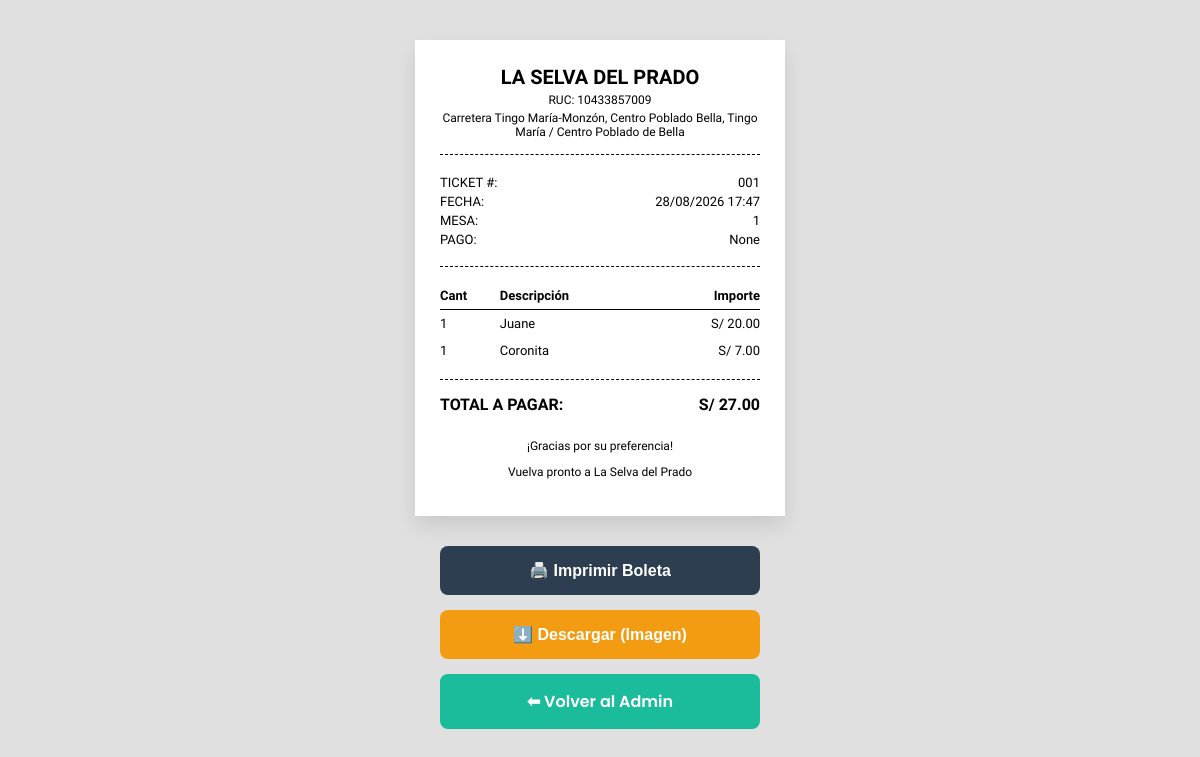
Screenshot of /admin/boleta/1 (signed in) with the database file from the repository.
### app.py (models this page shows)
class Pedido(db.Model):
    id = db.Column(db.Integer, primary_key=True)
    mesa_id = db.Column(db.Integer, db.ForeignKey('mesa.id'), nullable=False)
    estado = db.Column(db.String(50), default='Pendiente')
    total = db.Column(db.Float, default=0.0)
    fecha_hora = db.Column(db.DateTime, default=datetime.utcnow)
    metodo_pago = db.Column(db.String(50), nullable=True)
    monto_recibido = db.Column(db.Float, default=0.0)
    vuelto = db.Column(db.Float, default=0.0)
    detalles = db.relationship('DetallePedido', backref='pedido', lazy=True)

class Mesa(db.Model):
    id = db.Column(db.Integer, primary_key=True)
    numero = db.Column(db.Integer, unique=True, nullable=False)
    password_hash = db.Column(db.String(255), nullable=False)
    pedidos = db.relationship('Pedido', backref='mesa_asignada', lazy=True)

class DetallePedido(db.Model):
    id = db.Column(db.Integer, primary_key=True)
    pedido_id = db.Column(db.Integer, db.ForeignKey('pedido.id'), nullable=False)
    plato_id = db.Column(db.Integer, db.ForeignKey('plato.id'), nullable=False)
    cantidad = db.Column(db.Integer, nullable=False)
    precio_unitario = db.Column(db.Float, nullable=False)
    plato = db.relationship('Plato')

class Plato(db.Model):
    id = db.Column(db.Integer, primary_key=True)
    nombre = db.Column(db.String(100), nullable=False)
    descripcion = db.Column(db.Text, nullable=True)
    precio = db.Column(db.Float, nullable=False)
    categoria = db.Column(db.String(50), nullable=False)
    imagen = db.Column(db.String(300), default='https://images.unsplash.com/photo-1546069901-ba9599a7e63c?auto=format&fit=crop&w=300&q=80')
    disponible = db.Column(db.Boolean, default=True)

### app.py (the view)
@app.route('/admin/boleta/<int:pedido_id>')
def ver_boleta(pedido_id):
    if not session.get('admin_logged_in'):
        return redirect(url_for('admin_login'))
    pedido = Pedido.query.get_or_404(pedido_id)
    return render_template('boleta.html', pedido=pedido)

### templates/boleta.html (shortened to what this page needs)
<!DOCTYPE html>
<html lang="es">
<head>
</head>
<body>
    <div class="ticket" id="boleta-ticket">
        <div class="header">
            <h2>La Selva del Prado</h2>
            <p>RUC: 10433857009</p>
            <p>Carretera Tingo María-Monzón, Centro Poblado Bella, Tingo María / Centro Poblado de Bella</p>
        </div>
        <div class="info">
            <p><span>TICKET #:</span> <span>00{{ pedido.id }}</span></p>
            <p><span>FECHA:</span> <span>{{ pedido.fecha_hora.strftime('%d/%m/%Y %H:%M') }}</span></p>
            <p><span>MESA:</span> <span>{{ pedido.mesa_asignada.numero }}</span></p>
            <p><span>PAGO:</span> <span>{{ pedido.metodo_pago }}</span></p>
        </div>
        <table class="items">
            <thead>
                <tr>
                    <th>Cant</th>
                    <th>Descripción</th>
                    <th class="price">Importe</th>
                </tr>
            </thead>
            <tbody>
                {% for detalle in pedido.detalles %}
                <tr>
                    <td>{{ detalle.cantidad }}</td>
                    <td>{{ detalle.plato.nombre }}</td>
                    <td class="price">S/ {{ "%.2f"|format(detalle.precio_unitario * detalle.cantidad) }}</td>
                </tr>
                {% endfor %}
            </tbody>
        </table>
        <div class="totals">
            <div class="row">
                <span>TOTAL A PAGAR:</span>
                <span>S/ {{ "%.2f"|format(pedido.total) }}</span>
            </div>
        </div>
        <div class="footer">
            <p>¡Gracias por su preferencia!</p>
            <p>Vuelva pronto a La Selva del Prado</p>
        </div>
    </div>
    <div class="actions">
        <button class="btn btn-print" onclick="window.print()">🖨️ Imprimir Boleta</button>
        <button class="btn btn-download" onclick="descargarBoleta()">⬇️ Descargar (Imagen)</button>
        <a href="/admin" class="btn btn-back">⬅ Volver al Admin</a>
    </div>
</body>
</html>

### templates/boleta.html (style rules this page uses)
body { font-family: 'Courier Prime', monospace; background-color: #e0e0e0; display: flex; flex-direction: column; align-items: center; margin-top: 40px; padding-bottom: 40px; }
.ticket { background-color: white; width: 320px; padding: 25px; box-shadow: 0 10px 20px rgba(0,0,0,0.1); color: #000; }
.header { text-align: center; margin-bottom: 20px; border-bottom: 1px dashed #000; padding-bottom: 15px; }
.header h2 { margin: 0; font-size: 20px; text-transform: uppercase; }
.header p { margin: 4px 0 0 0; font-size: 12px; }
.info { font-size: 13px; margin-bottom: 15px; border-bottom: 1px dashed #000; padding-bottom: 15px; }
.info p { margin: 4px 0; display: flex; justify-content: space-between; }
.items { width: 100%; font-size: 13px; border-collapse: collapse; margin-bottom: 15px; }
.items th, .items td { padding: 6px 0; }
.items th { border-bottom: 1px solid #000; text-align: left; }
.items .price { text-align: right; }
.totals { border-top: 1px dashed #000; padding-top: 15px; font-size: 16px; font-weight: bold; }
.totals .row { display: flex; justify-content: space-between; margin-bottom: 5px; }
.footer { text-align: center; margin-top: 25px; font-size: 12px; }
.actions { margin-top: 30px; display: flex; flex-direction: column; gap: 15px; font-family: 'Poppins', sans-serif; width: 320px; }
.btn { padding: 15px; border: none; cursor: pointer; font-weight: 600; border-radius: 8px; font-size: 1rem; text-decoration: none; color: white; text-align: center; display: flex; justify-content: center; align-items: center; gap: 10px; transition: 0.3s; box-sizing: border-box; width: 100%; }
.btn-print { background-color: #2c3e50; }
.btn-download { background-color: #f39c12; }
.btn-back { background-color: #1abc9c; }

### rows the page displays
Pedido: id "1", fecha_hora "28/08/2026 17:47", metodo_pago "None", total "27.00"
Mesa: mesa_asignada.numero "1"
DetallePedido: cantidad "1", plato.nombre "Juane", detalle.precio_unitario*detalle.cantidad "20.00"
DetallePedido: cantidad "1", plato.nombre "Coronita", detalle.precio_unitario*detalle.cantidad "7.00"
